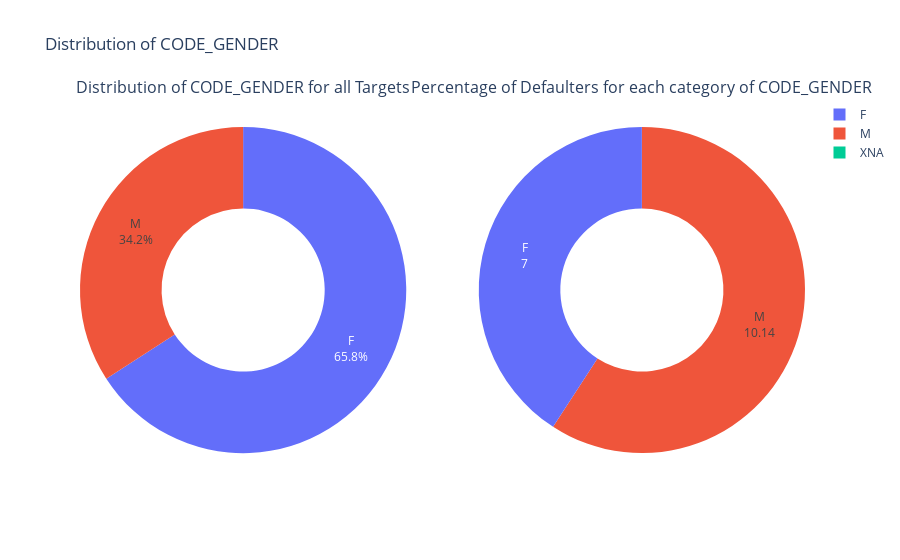

Write notebook code for a chart like this one.
### Markdown cell above
<b><u>Distribution of Categorical Variable CODE_GENDER</u></b>

This column contains information about the Gender of the Client/Applicant.<br>
Here <b>M</b> stands for <b>Male</b> and <b>F</b> for <b>Female</b>.

### Code cell
#let us first see the unique categories of 'CODE_GENDER'
print_unique_categories(application_train, 'CODE_GENDER', show_counts = True)

#plotting the Pie Plot for the Column
plot_categorical_variables_pie(application_train, 'CODE_GENDER', hole = 0.5)
print('-'*100)

### Figure 1 — Plotly figure (JSON) as saved in the notebook; plotly's stock layout.template omitted (floating-point values rounded to 4 significant figures)
{"data": [{"domain": {"x": [0, 0.45], "y": [0, 1]}, "hole": 0.5, "labels": ["F", "M", "XNA"], "textinfo": "label+percent", "textposition": "inside", "type": "pie", "values": [202448, 105059, 4]}, {"domain": {"x": [0.55, 1], "y": [0, 1]}, "hole": 0.5, "hoverinfo": "label+value", "labels": ["F", "M"], "textinfo": "label+value", "type": "pie", "values": [7, 10.14]}], "layout": {"annotations": [{"font": {"size": 16}, "showarrow": false, "text": "Distribution of CODE_GENDER for all Targets", "x": 0.225, "xanchor": "center", "xref": "paper", "y": 1, "yanchor": "bottom", "yref": "paper"}, {"font": {"size": 16}, "showarrow": false, "text": "Percentage of Defaulters for each category of CODE_GENDER", "x": 0.775, "xanchor": "center", "xref": "paper", "y": 1, "yanchor": "bottom", "yref": "paper"}], "title": {"text": "Distribution of CODE_GENDER"}}}
